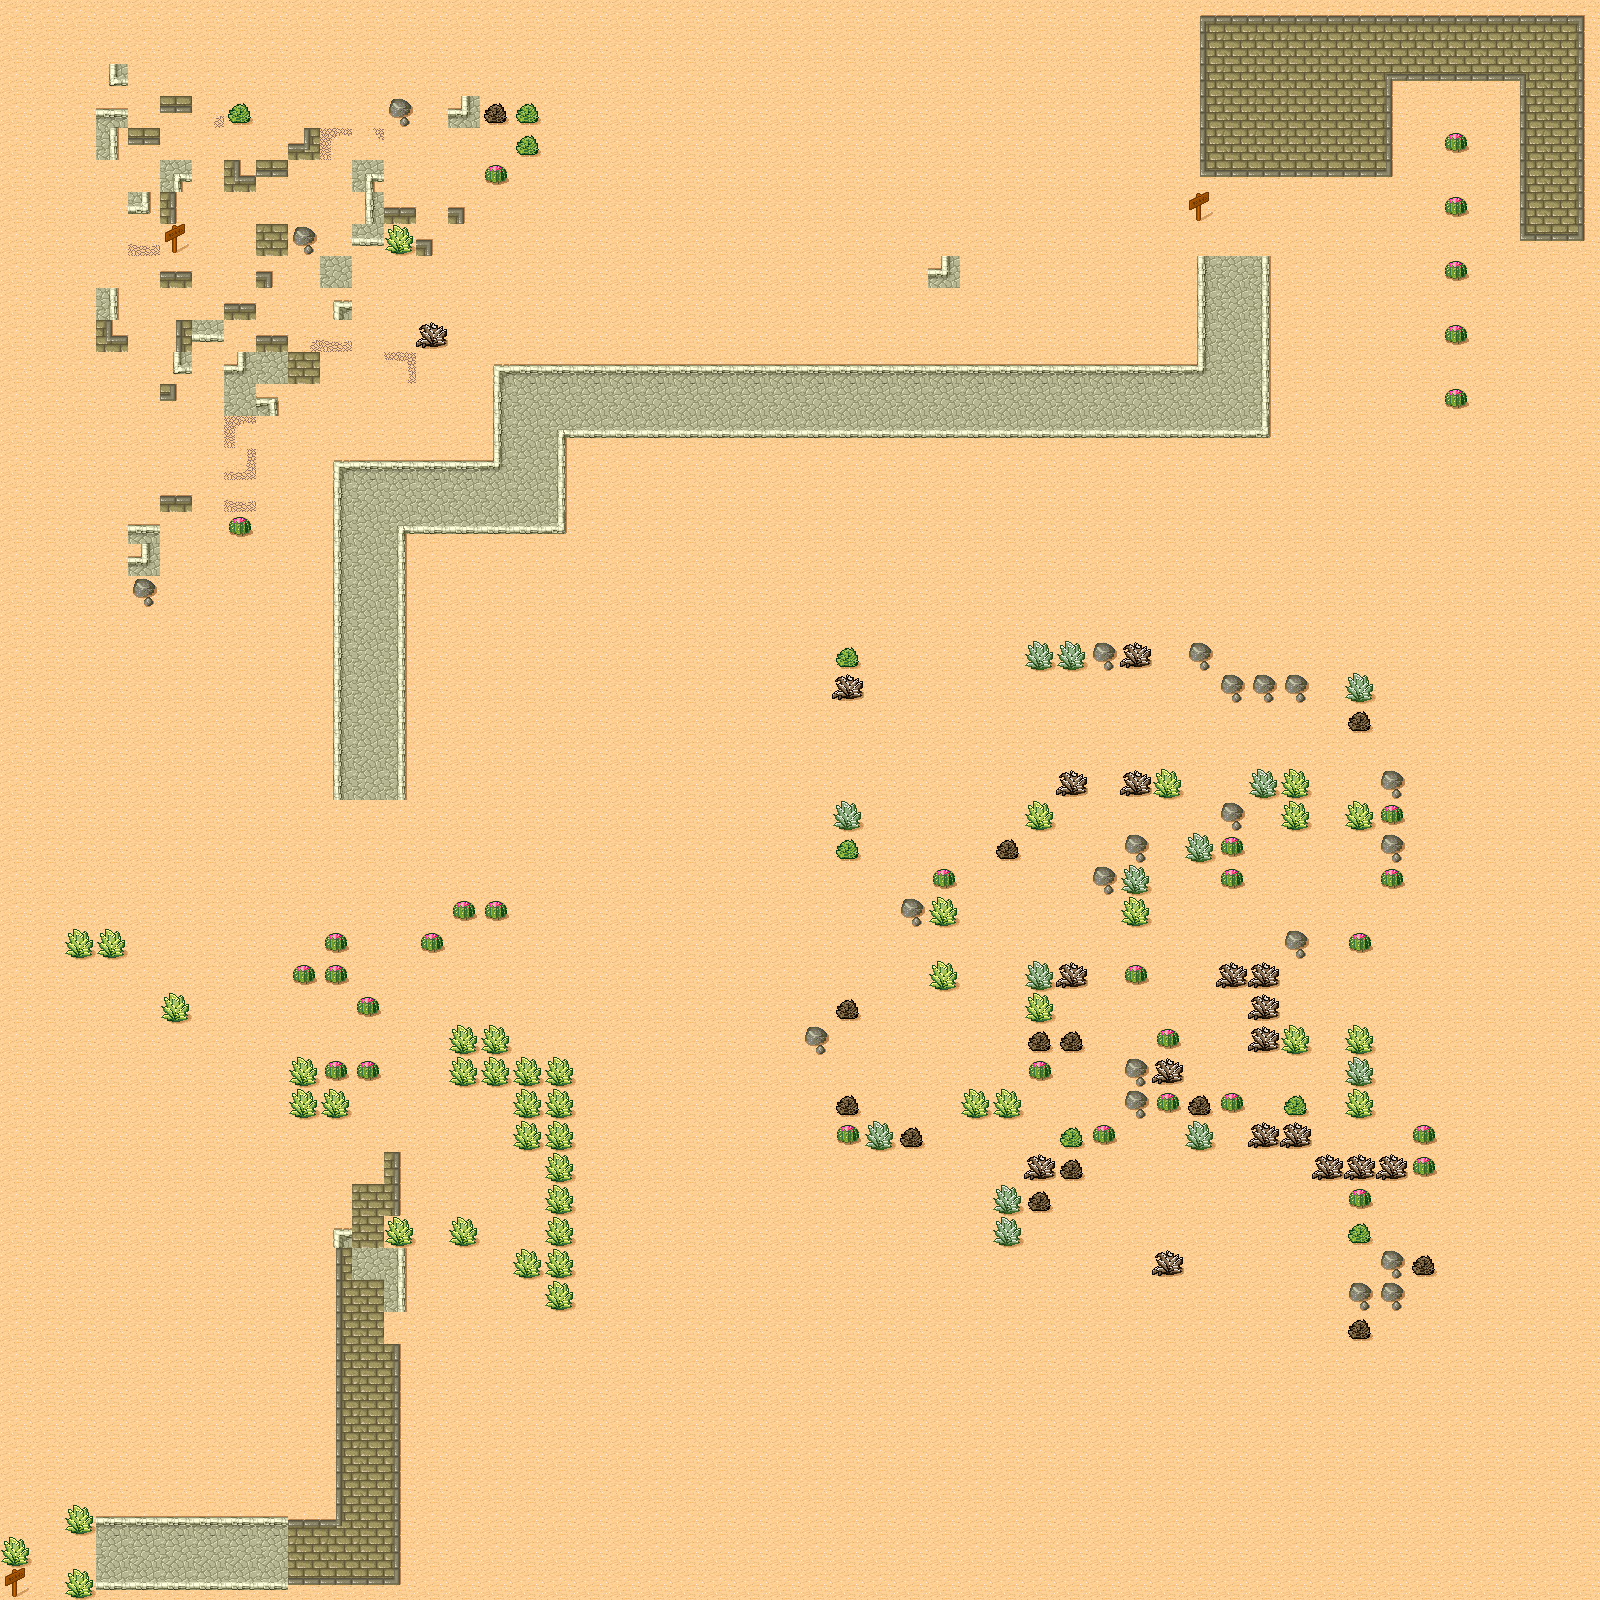

This game map was drawn from its Tiled (.tmx) file and the tilesets committed beside it. A one-line description and the trimmed map source follow:
An orthogonal 50x50 tile map with 32x32 px tiles, 1 tile layer (Ground).

<map version="1.0" orientation="orthogonal" width="50" height="50" tilewidth="32" tileheight="32">
 <tileset firstgid="1" name="desert" tilewidth="32" tileheight="32" spacing="1" margin="1">
  <image source="desert.png" width="265" height="199" />
  <tile id="11">
   <properties>
    <property name="name" value="gravel" />
   </properties>
  </tile>
  <tile id="12">
   <properties>
    <property name="name" value="gravel" />
   </properties>
  </tile>
  <tile id="24">
   <properties>
    <property name="obstruct" value="true" />
   </properties>
  </tile>
  <tile id="25">
   <properties>
    <property name="obstruct" value="true" />
   </properties>
  </tile>
  <tile id="26">
   <properties>
    <property name="obstruct" value="true" />
   </properties>
  </tile>
  <tile id="30">
   <properties>
    <property name="action" value="damage" />
    <property name="name" value="cactus" />
    <property name="obstruct" value="true" />
   </properties>
  </tile>
  <tile id="32">
   <properties>
    <property name="obstruct" value="true" />
   </properties>
  </tile>
  <tile id="34">
   <properties>
    <property name="obstruct" value="true" />
   </properties>
  </tile>
  <tile id="40">
   <properties>
    <property name="obstruct" value="true" />
   </properties>
  </tile>
  <tile id="41">
   <properties>
    <property name="obstruct" value="true" />
   </properties>
  </tile>
  <tile id="42">
   <properties>
    <property name="obstruct" value="true" />
   </properties>
  </tile>
  <tile id="45">
   <properties>
    <property name="action" value="read" />
    <property name="obstruct" value="true" />
   </properties>
  </tile>
 </tileset>
 <layer name="Ground" width="50" height="50">
  <data>[2500 cells, 2500 non-empty, 39 distinct tile ids]</data>
 </layer>
</map>
